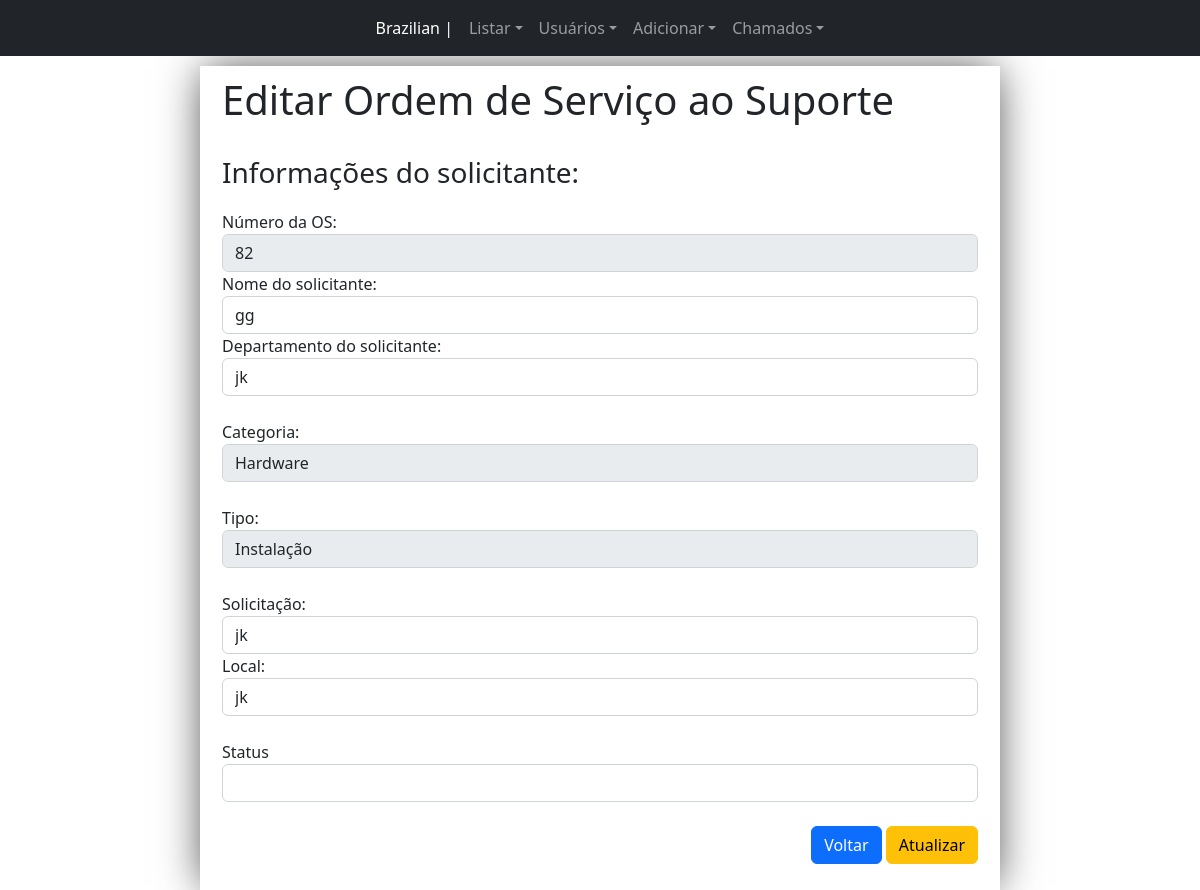
Page /editarOs.php?id=82 on the committed database.
### tables this page shows
CREATE TABLE `os_suporte` (
  `id_os` int(11) NOT NULL,
  `nomeSolicitante` varchar(200) NOT NULL,
  `departamentoSolicitante` varchar(200) NOT NULL,
  `solicitacao` varchar(200) NOT NULL,
  `local_` varchar(200) NOT NULL,
  `categoria` varchar(200) DEFAULT NULL,
  `tipo` varchar(200) DEFAULT NULL,
  `horaData` varchar(200) NOT NULL,
  `teste` varchar(200) NOT NULL
);

### editarOs.php (the view, shortened to what this page needs)
<?php
$id = $_GET['id']
?>
<!DOCTYPE html>
<html>
<Head>
    <link href="https://cdn.jsdelivr.net/npm/bootstrap@5.2.2/dist/css/bootstrap.min.css"
    rel="stylesheet"
>
</Head>
    <body>
    <?php require_once "header.php" ?>
    <div class="container" id="tamanhoContainer" style="margin-top: 10px">
    <div style="padding: 10px">
    <div class="mb-3">
            <h1>Editar Ordem de Serviço ao Suporte</h1>
            <br>
            <h3> Informações do solicitante:</h3>
            <form action="atualizarOs.php" method="post" style="margin-top: 20px">
                <?php
                    $sql = "SELECT * FROM `os_suporte` WHERE id_os = $id";
                    $buscar = mysqli_query($conexao, $sql);
                    while ($array = mysqli_fetch_array($buscar)) {
                        $id_os = $array ['id_os'];
                        $nomeSolicitante = $array ['nomeSolicitante'];
                        $departamentoSolicitante = $array ['departamentoSolicitante'];
                        $solicitacao = $array ['solicitacao'];
                        $local = $array ['local_'];
                        $categoria = $array ['categoria'];
                        $tipo = $array ['tipo'];
                ?>
                <div class="form-group">
                    <label>Número da OS:</label>
                    <input type="int" class="form-control" name="id_os" value = "<?php echo $id_os ?> " disabled>
                </div>
                <div class="form-group">
                    <label>Nome do solicitante:</label>
                    <input type="name" class="form-control" name="nomeSolicitante" value = "<?php echo $nomeSolicitante ?>" required>
                </div>
                <div class="form-group">
                    <label>Departamento do solicitante:</label>
                    <input type="text" class="form-control" name="departamentoSolicitante" value = "<?php echo $departamentoSolicitante ?>" required>
                </div>
            <br>
            <div class="form-group">
                    <label>Categoria:</label>
                    <input type="text" class="form-control" name="categoria" value = "<?php echo $categoria ?>" required disabled>
                </div>
                <br>
                <div class="form-group">
                    <label>Tipo:</label>
                    <input type="text" class="form-control" name="tipo" value = "<?php echo $tipo ?>" required disabled>
                </div>
            <br>
            <div class="form-group">
                    <label>Solicitação:</label>
                    <input type="text" class="form-control" name="solicitacao" value = "<?php echo $solicitacao ?>" required>
                </div>
                <div class="form-group">
                    <label>Local:</label>
                    <input type="text" class="form-control" name="local" value = "<?php echo $local ?>" required>
                </div>
            <br>
            <div class="form-group">
                    <label> Status</label>
                    <select name="statusOs" class="form-control">
                    <option></option>
                    <option>Em Aberto</option>
                    </select>
                </div>
                <br>
                <div style="text-align: right;">
                    <a href="listarOs.php" role="button" class="btn btn-primary"> Voltar</a>
                    <button type="submit" class="btn btn-warning">Atualizar</buttom>
                </div>
                </div>
            </div>
        <?php
        }
        ?>
        </div>
    </body>
</html>

### editarOs.php (style rules this page uses)
#tamanhoContainer { width: 800px; -webkit-box-shadow: 0px 0px 41px -4px rgba(0,0,0,0.75); -moz-box-shadow: 0px 0px 41px -4px rgba(0,0,0,0.75); box-shadow: 0px 0px 41px -4px rgba(0,0,0,0.75); }

### rows in the picture
os_suporte: id_os "82", nomeSolicitante "gg", departamentoSolicitante "jk", categoria "Hardware", tipo "Instalação", solicitacao "jk", local "jk"
